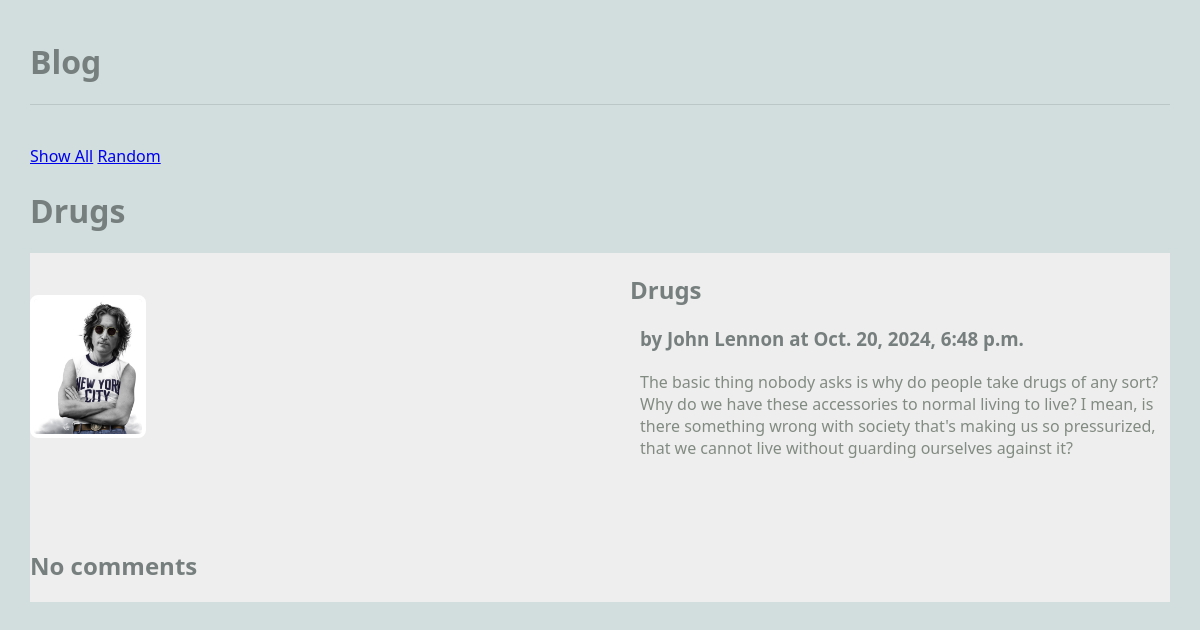
Page /blog/article/3 on the committed database.
### blog/models.py (models this page shows, shortened)
class Article(models.Model):
    title = models.TextField(blank=False) #blank=False means you can't create an article without a title
    author = models.TextField(blank=False)
    text = models.TextField(blank=False)
    published = models.DateTimeField(auto_now=True) #automatically defined as current time when publishing
    image_file = models.ImageField(blank=True) ## new field
    def get_comments(self):
        comments = Comment.objects.filter(article=self)
        return comments

### blog/views.py (the view)
# urls.py: path(r'article/<int:pk>', views.ArticleView.as_view(), name="article"), ## NEW
class ArticleView(DetailView):
    model = Article
    template_name = 'blog/article.html'
    context_object_name = "article" # note the singular name

### blog/templates/blog/article.html
{% extends 'blog/base.html' %}
{% block content %}
<h1>{{article.title}}</h1>
<main class="grid-container">
    <article class="featured">
        <img src="{{article.image_file.url}}" alt="{{article.image_file.url}}">
        <div>
            <h2>{{article.title}}</h2>
            <h3>by {{article.author}} at {{article.published}}</h3>
            <p>
                {{article.text}}
            </p>
        </div>
    </article>
    <div>
        {% if article.get_comments %}
            <h2>Comments</h2>
            {% for c in article.get_comments %}
            <div>
                <strong>by {{c.author}} and {{c.published}} </strong>
                <p>
                    {{c.text}}
                </p>
            </div>
            {% endfor %}
        {% else %}
            <div>
                <h2>No comments</h2>
            </div>
        {% endif %}
    </div>
</main>
{% endblock %}

### static/styles-blog.css (style rules this page uses)
body { margin: 30px; background: #d1dedd; font-family:'Segoe UI', Tahoma, Geneva, Verdana, sans-serif; }
h1, h2, h3 { color: #767f7e; }
p { color: #828b82; }
.grid-container { background: #eee; max-width: 900px; display: grid; grid-template-columns: repeat(3, 1fr); grid-gap: 10px; max-width: 1200px; margin: 20px auto; }
article.featured { grid-column: span 3; display: grid; gap: 60px; grid-template-columns: 1fr 1fr; align-items: center; border-bottom: 1px #bbc7c7; padding-bottom: 40px; }
article img, article.featured img { width: 20%; border: 4px solid #fff; border-radius: 8px; }
article p, article h3 { margin: 20px 10px; }

### rows in the picture
Article: title "Drugs", image_file (picture), author "John Lennon", published "Oct. 20, 2024, 6:48 p.m.", text "The basic thing nobody asks is why do people take drugs of any sort? Why do we have these accessories to normal living to live? I mean, is there something wrong with society that's making us so pressurized, that we cannot live without guarding ourselves against it?"
